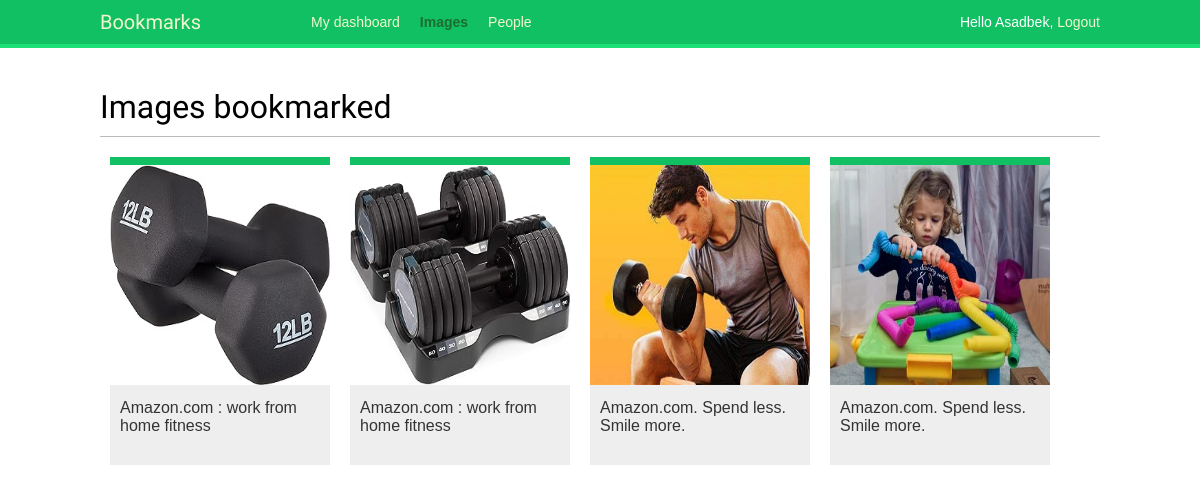
Page /images/ (signed in) on the committed database.
### images/models.py (models this page shows, shortened)
class Images(models.Model):
    user = models.ForeignKey(settings.AUTH_USER_MODEL,
                            related_name='images_created',
                             on_delete=models.CASCADE)
    title = models.CharField(max_length=200)
    slug = models.SlugField(max_length=200, blank=True)
    url = models.URLField(max_length=2000)
    image = models.ImageField(upload_to='images/%y/%m/%d')
    description = models.TextField(blank=True)
    created = models.DateTimeField(auto_now_add=True)
    users_like = models.ManyToManyField(settings.AUTH_USER_MODEL,
                                        related_name='images_liked',
                                        blank=True)
    total_likes = models.PositiveIntegerField(default=0)
    class Meta:
        indexes = [
            models.Index(fields=['-created']),
            models.Index(fields=['-total_likes']),
        ]
        ordering = ['-created']
    def get_absolute_url(self):
        return reverse('images:detail', args=[self.id,
                                              self.slug])

### images/views.py (the view)
# urls.py: path('', views.image_list, name='list'),
@login_required
def image_list(request):
    images = Images.objects.all()
    paginator = Paginator(images, 8)
    page = request.GET.get('page')
    images_only = request.GET.get('images_only')
    try:
        images = paginator.page(page)
    except PageNotAnInteger:
        images = paginator.page(1)
    except EmptyPage:
        if images_only:
            return HttpResponse('')
        images = paginator.page(paginator.num_pages)
    if images_only:
        return render(request,
                      'images/image/list_images.html',
                      {'section': 'images',
                       'images': images})
    return render(request,
                  'images/image/list.html',
                   {'section': 'images',
                    'images': images})

### images/templates/images/image/list.html (shortened to what this page needs)
{% extends "base.html" %}
{% block content %}
  <h1>Images bookmarked</h1>
  <div id="image-list">
    {% include "images/image/list_images.html" %}
  </div>
{% endblock %}

### account/templates/base.html (shortened to what this page needs)
{% load static %}
<!DOCTYPE html>
<html>
<head>
    <link href="{% static 'css/base.css' %}" rel="stylesheet">
</head>
<body>
    <div id="header">
      <span class="logo">Bookmarks</span>
      {% if request.user.is_authenticated %}
        <ul class="menu">
            <li {% if section == "dashboard" %}class="selected"{% endif %}>
                <a href="{% url 'dashboard' %}">My dashboard</a>
            </li>
            <li {% if section == "images" %}class="selected"{% endif %}>
                <a href="{% url 'images:list' %}">Images</a>
            </li>
            <li {% if section == "people" %}class="selected"{% endif %}>
                <a href="{% url 'users_list' %}">People</a>
            </li>
        </ul>
        <span class="user">
            {% if request.user.is_authenticated %}
                Hello {{ request.user.first_name|default:request.user.username }},
                <a href="{% url 'logout' %}">Logout</a>
            {% else %}
                <a href="{% url 'login' %}">Log-in</a>
            {% endif %}
            {% endif %}
</span>
    </div>
    <div id="content">
      {% block content %}
      {% endblock %}
    </div>
</body>
</html>

### images/templates/images/image/list_images.html
{% load thumbnail %}
{% for image in images %}
  <div class="image">
    <a href="{{ image.get_absolute_url }}">
      {% thumbnail image.image 300x300 crop="smart" as im %}
      <a href="{{ image.get_absolute_url }}">
        <img src="{{ im.url }}">
      </a>
    </a>
    <div class="info">
      <a href="{{ image.get_absolute_url }}" class="title">
        {{ image.title }}
      </a>
    </div>
  </div>
{% endfor %}

### static/css/base.css (style rules this page uses)
body { margin:0; padding:0; font-family:helvetica, sans-serif; }
a { color:#12c064; text-decoration:none; }
h1, h2, h3, h4, h5 , h6 { font-family: 'Muli', sans-serif; font-weight:normal; }
h1 { border-bottom:1px solid #bbb; padding:0 0 10px 0; margin:10px 0 20px 0; }
#header { padding:10px 100px; font-size:14px; background:#12c064; color:#fff; border-bottom:4px solid #1cdf78; overflow:auto; }
#header .logo { font-family: 'Muli', sans-serif; float:left; color:#f3f7cc; font-size:20px; margin-right:10%; }
#header ul.menu { list-style:none; float:left; margin:0; padding:0; }
#header ul.menu li { float:left; padding:4px 10px; }
#header ul.menu li.selected a, #header ul.menu li.selected a:hover { color:#1b6d32; font-weight:bold; }
#header a { color:#f3f7cc; }
#header .user { float:right; padding-top:4px; }
#content { padding:30px 100px; }
a.delete, { float:right; margin-top:-8px; }
#image-list { overflow:hidden; }
#image-list .image { float:left; width:220px; height:300px; margin:0 10px 10px 10px; border-top:8px solid #12c064; background:#eee; }
#image-list img { width:220px; height:220px; }
#image-list .info { padding:10px; }
#image-list .info a { color:#333; }

### rows in the picture
Images: shows a picture, title "Amazon.com : work from home fitness"
Images: shows a picture, title "Amazon.com : work from home fitness"
Images: shows a picture, title "Amazon.com. Spend less. Smile more."
Images: shows a picture, title "Amazon.com. Spend less. Smile more."

### other values in the picture
{{ request.user.first_name|default:request.user.username }} "Asadbek"
